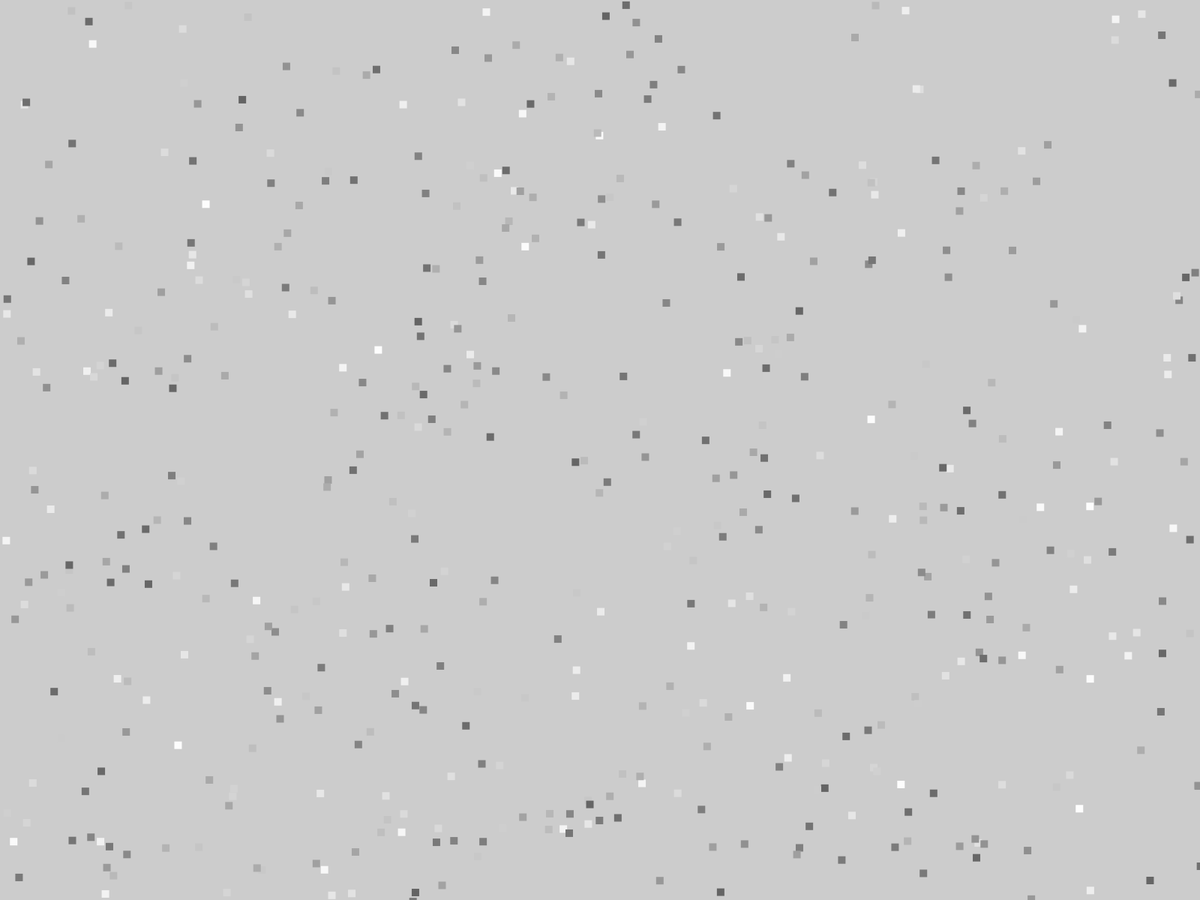
Frame 1 (no input)
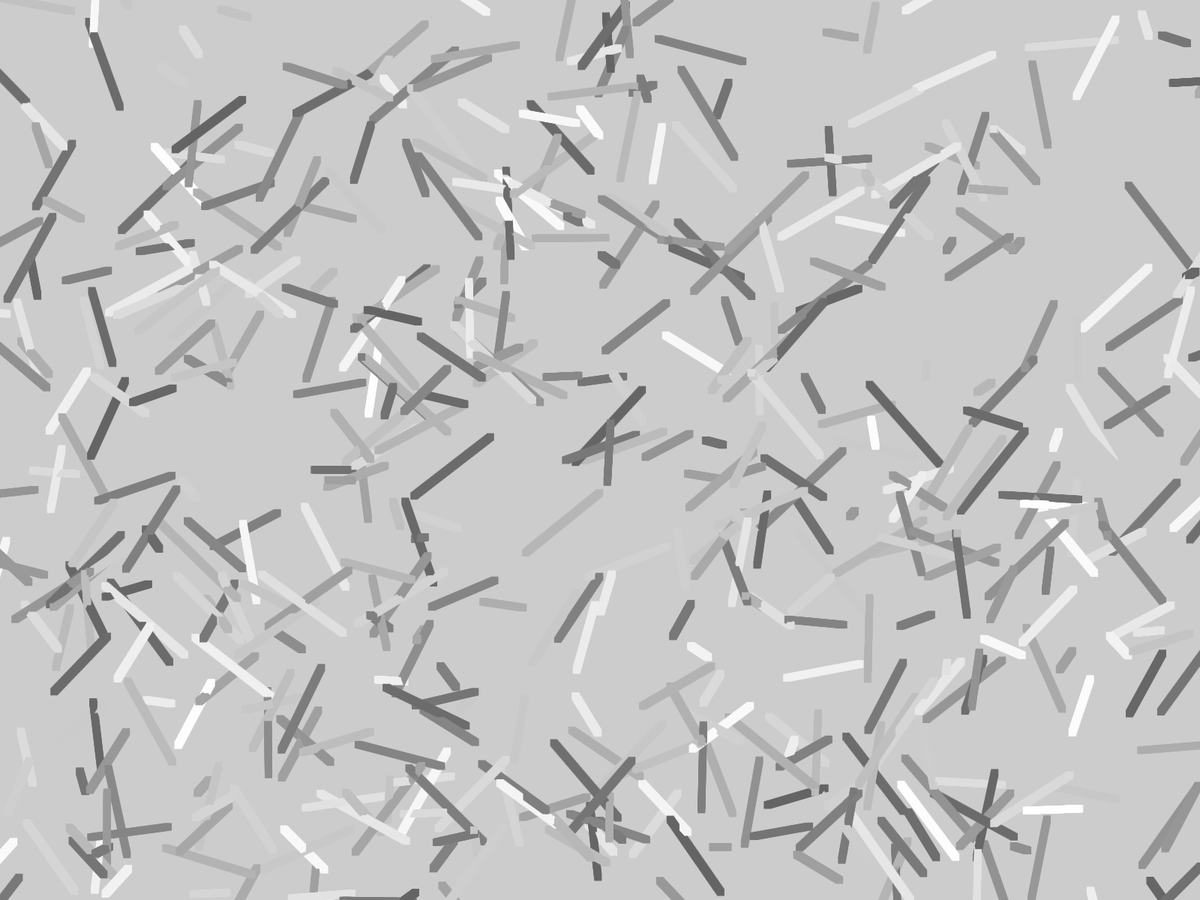
Frame 60 (the mouse pressed at the canvas centre just before this capture)
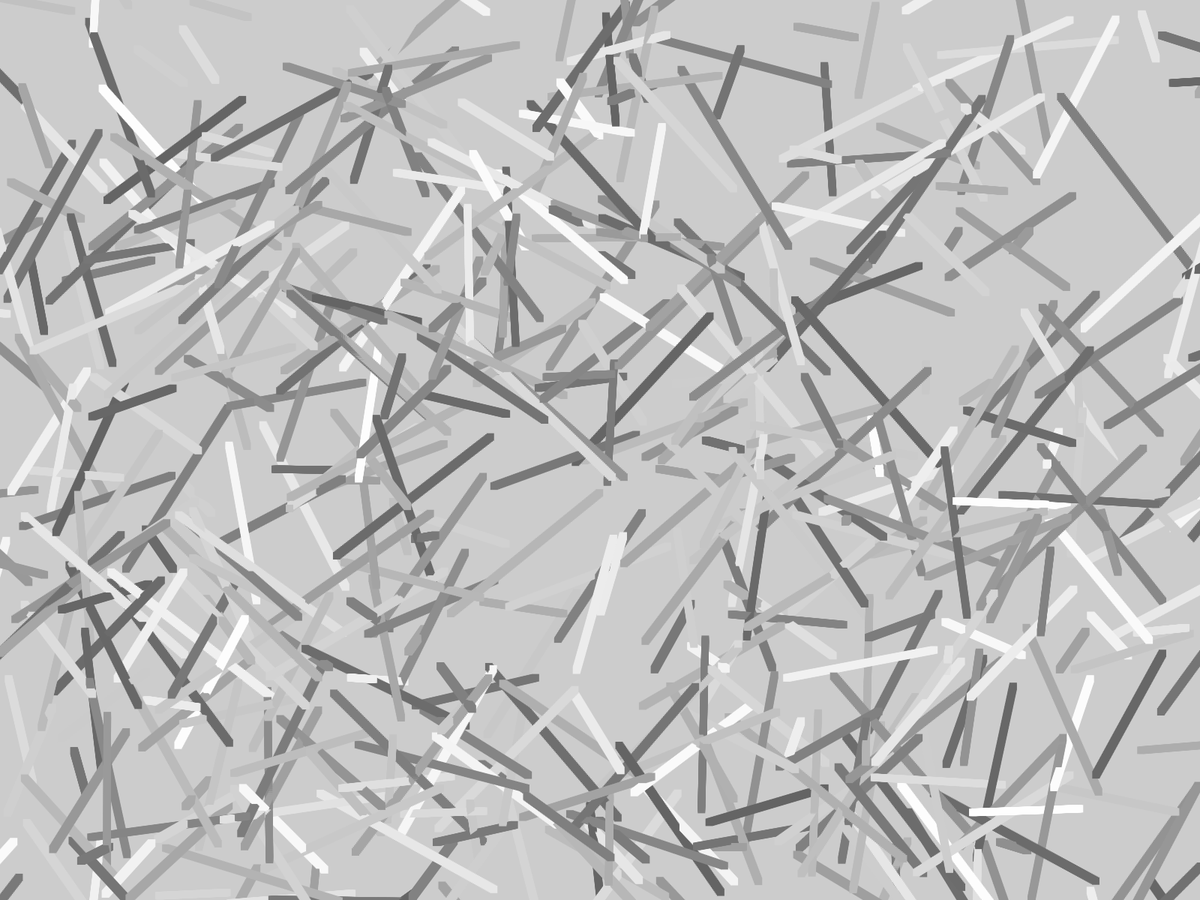
Frame 120 (the mouse held since frame 60 and released just before this capture)

The Processing sketch that drew these frames (run headless with seeded random() and noise(); from frame 60 on, the mouse is pressed at the canvas centre):

// Processing sketch: sketch_160705a_gss_rects
// ── sketch_160705a_gss_rects.pde
ArrayList<Rect> rs;

int numberOfRects = 500;

void setup(){
  fullScreen();
  rs = new ArrayList<Rect>();
  
  for(int i = 0; i < numberOfRects; i ++){
    Rect r = new Rect(10, 10);
    r.location.x = random(width);
    r.location.y = random(height);
    
    r.speed.x = random(-2, 2);
    r.speed.y = random(-2, 2);
    
    r.fillColor = (int) random(100, 255);
    
    rs.add(r);
  }
}

void draw(){
  noStroke();
  
  for(Rect r : rs){
    r.move();
    
    fill(r.fillColor);  
    rect(r.location.x, r.location.y, r.width, r.height);
  }
}

class Rect {
  float width;
  float height;
  
  PVector location = new PVector();
  PVector speed = new PVector();
  
  int fillColor = 0;
  
  Rect(float w, float h){
    width = w;
    height = h;
  }
  
  void move(){
    location.add(speed);     
  }
}
